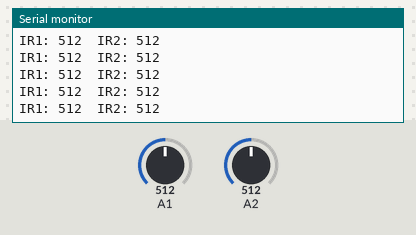
Recording of a sketch running on a simulated Arduino Uno, built with avr-gcc and run on an emulated ATmega328P. On the bench: the last lines printed to the serial monitor. The test bench sets the inputs (shaded band); at power-on: A1 = 512, A2 = 512.

Above: at 1.2 s.
1.3 s: A1 set to 716
At 1.52 s:
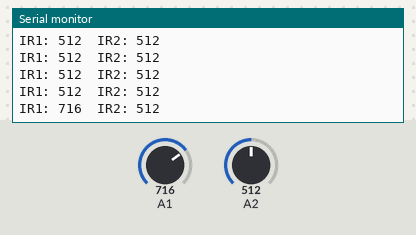
2.8 s: A2 set to 716
At 2.85 s:
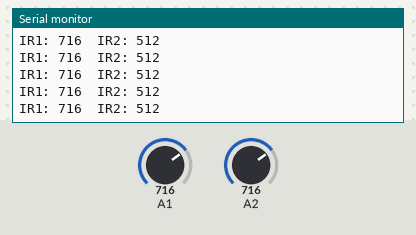
4.3 s: A1 set to 900
At 4.4 s:
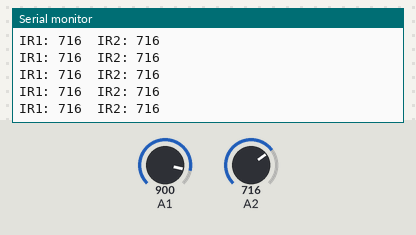
5.8 s: A2 set to 900
At 5.95 s:
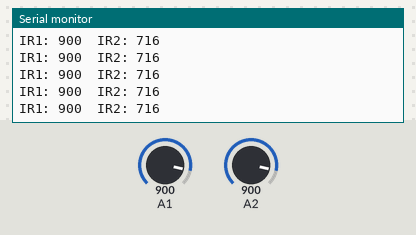
Timing chart, 0 to 8.3 s (numbered marks = the images above; inputs shaded):
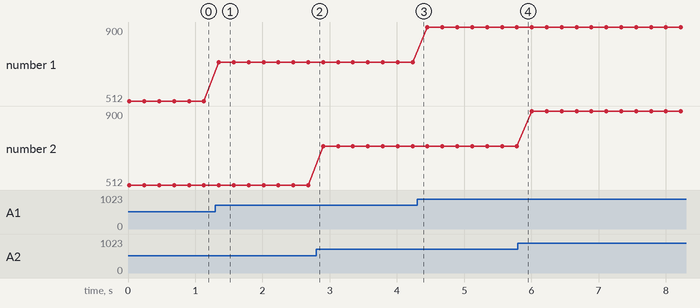

The sketch:

2_IR_Raw_input.ino
```cpp
// ==========================================================
//  SHARP IR - RAW ADC READING (FOR CALIBRATION)
// ==========================================================
//
//  PURPOSE:
//  - Show clean ADC values from both sensors
//  - Helps you decide threshold
//
// ==========================================================


// -------- Pins --------
#define IR1 1
#define IR2 2


// ==========================================================
// FUNCTION: readIR()
// PURPOSE : reduce noise using averaging
// ==========================================================
int readIR(int pin) {
  long sum = 0;

  for (int i = 0; i < 5; i++) {   // small averaging
    sum += analogRead(pin);
    delay(2);
  }

  return sum / 5;
}


// ==========================================================
void setup() {
  Serial.begin(115200);
}


// ==========================================================
void loop() {

  int ir1 = readIR(IR1);
  int ir2 = readIR(IR2);

  // -------- Print clean values --------
  Serial.print("IR1: ");
  Serial.print(ir1);

  Serial.print("\tIR2: ");
  Serial.println(ir2);

  delay(200);
}
```

Measured:
- after the input at 1.3 s, the serial monitor: prints a new line after 0.05 s (image 1)
- plotted number 1: 512 → 716 after the input at 1.3 s, 716 → 900 after the input at 4.3 s
